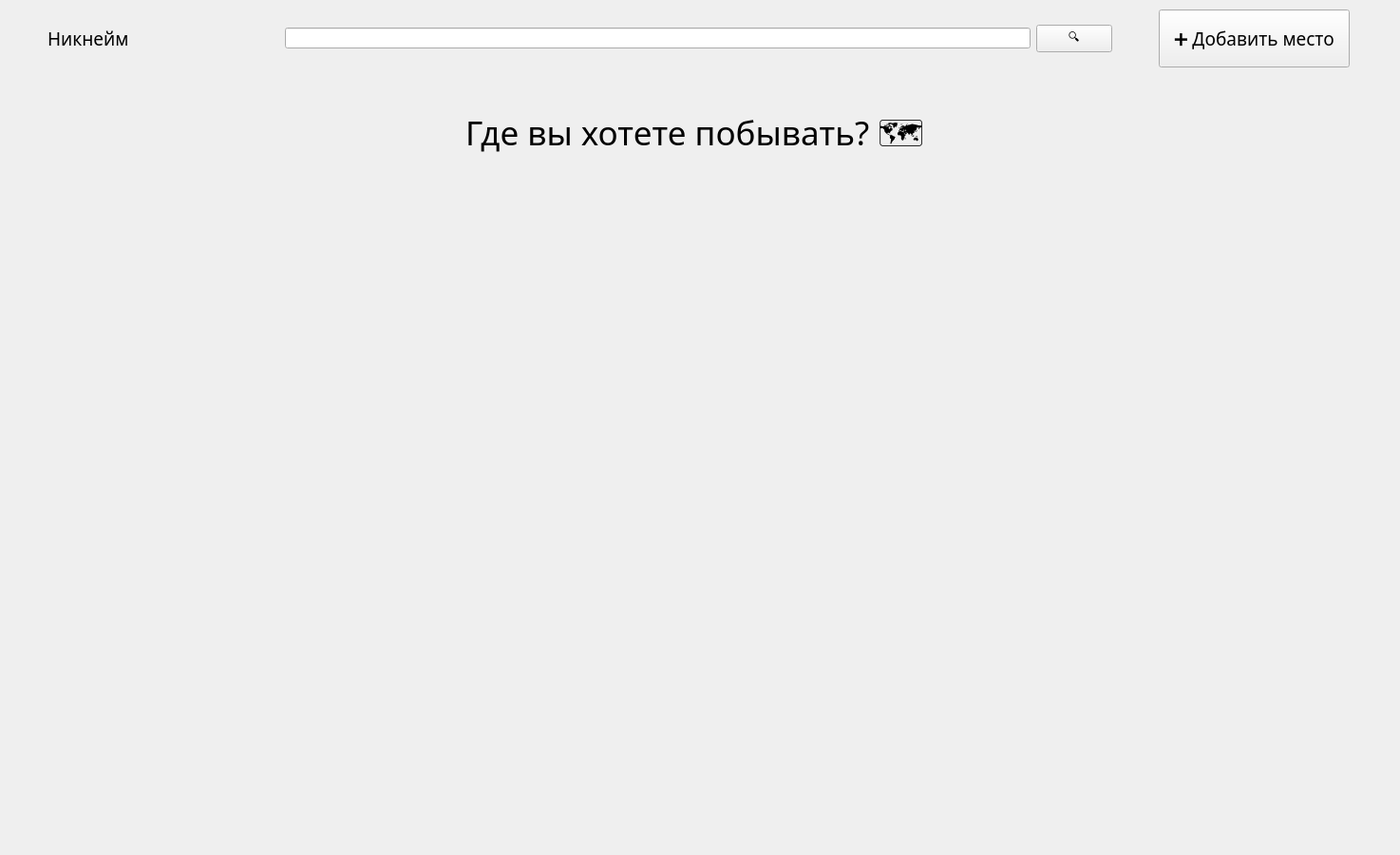
<?xml version="1.0" encoding="UTF-8"?>
<ui version="4.0">
 <class>Form</class>
 <widget class="QWidget" name="Form">
  <property name="geometry">
   <rect>
    <x>0</x>
    <y>0</y>
    <width>1474</width>
    <height>900</height>
   </rect>
  </property>
  <property name="windowTitle">
   <string>Form</string>
  </property>
  <widget class="QWidget" name="gridLayoutWidget">
   <property name="geometry">
    <rect>
     <x>80</x>
     <y>200</y>
     <width>1311</width>
     <height>661</height>
    </rect>
   </property>
   <layout class="QGridLayout" name="picsLayout_7"/>
  </widget>
  <widget class="QLabel" name="nickmane">
   <property name="geometry">
    <rect>
     <x>50</x>
     <y>10</y>
     <width>201</width>
     <height>61</height>
    </rect>
   </property>
   <property name="font">
    <font>
     <family>Century Gothic</family>
     <pointsize>14</pointsize>
    </font>
   </property>
   <property name="text">
    <string>Никнейм</string>
   </property>
  </widget>
  <widget class="QPushButton" name="addPlace_button">
   <property name="geometry">
    <rect>
     <x>1220</x>
     <y>10</y>
     <width>201</width>
     <height>61</height>
    </rect>
   </property>
   <property name="font">
    <font>
     <family>Century Gothic</family>
     <pointsize>14</pointsize>
     <bold>false</bold>
    </font>
   </property>
   <property name="text">
    <string>➕ Добавить место</string>
   </property>
  </widget>
  <widget class="QLabel" name="label">
   <property name="geometry">
    <rect>
     <x>490</x>
     <y>120</y>
     <width>511</width>
     <height>51</height>
    </rect>
   </property>
   <property name="font">
    <font>
     <family>Century Gothic</family>
     <pointsize>26</pointsize>
    </font>
   </property>
   <property name="text">
    <string>Где вы хотете побывать? 🗺</string>
   </property>
  </widget>
  <widget class="QWidget" name="horizontalLayoutWidget">
   <property name="geometry">
    <rect>
     <x>300</x>
     <y>10</y>
     <width>871</width>
     <height>61</height>
    </rect>
   </property>
   <layout class="QHBoxLayout" name="searchLayout_7">
    <item>
     <widget class="QLineEdit" name="search_line_7"/>
    </item>
    <item>
     <widget class="QPushButton" name="search_button">
      <property name="text">
       <string>🔍</string>
      </property>
     </widget>
    </item>
   </layout>
  </widget>
 </widget>
 <resources/>
 <connections/>
</ui>
